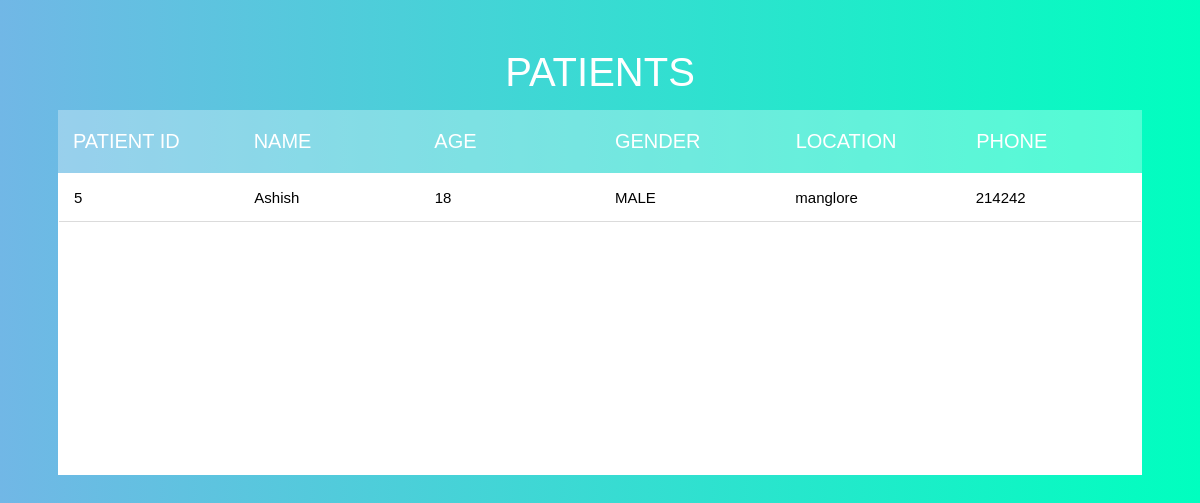
The page /PatientDisplay.php on the database as committed earlier.
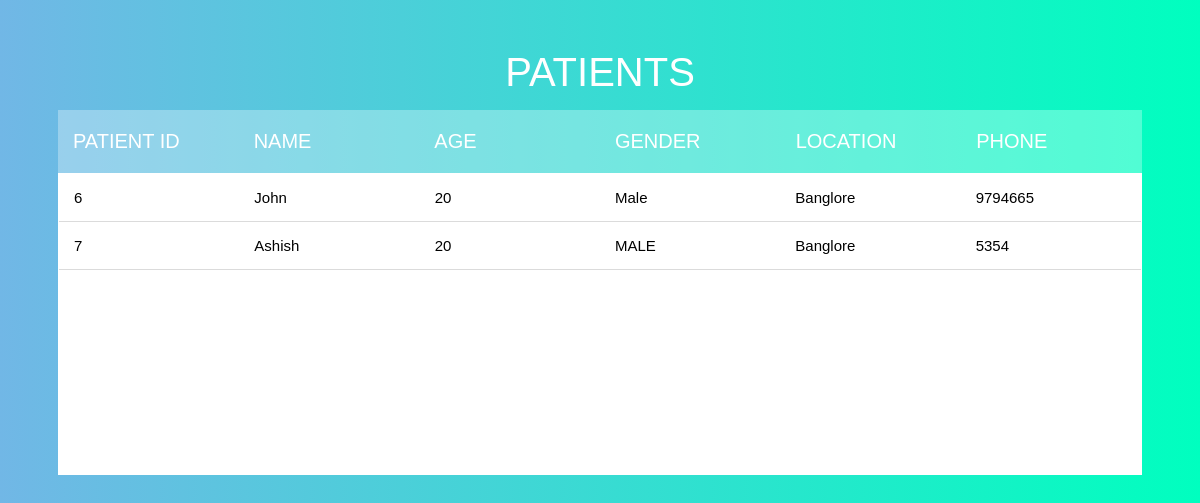
The same page on the database as committed later.
### tables this page shows
CREATE TABLE `patient` (
  `PAT_ID` int(10) NOT NULL,
  `PAT_NAME` varchar(20) NOT NULL,
  `AGE` int(10) NOT NULL,
  `GENDER` varchar(10) NOT NULL,
  `PAT_LOCATION` varchar(20) NOT NULL,
  `PHONE` int(10) NOT NULL,
  `D_ID` int(10) DEFAULT NULL,
  `P_ID` int(10) DEFAULT NULL,
  `email` varchar(100) NOT NULL,
  `password` varchar(100) NOT NULL
);

### PatientDisplay.php (the view, shortened to what this page needs)
<!DOCTYPE html>
<html lang="en">
<head>
    <link rel="stylesheet" href="https://cdnjs.cloudflare.com/ajax/libs/font-awesome/4.7.0/css/font-awesome.min.css" />
    <link rel="stylesheet" href="css/PatientDisplay.css">
</head>
<body>
    <section>
        <h1>PATIENTS</h1>
            <div class="tbl-header">
                <table cellpadding="0" cellspacing="0" border="0" >
                    <thead>
                        <tr>
                            <th>PATIENT ID</th>
                            <th>NAME</th>
                            <th>AGE</th>
                            <th>GENDER</th>
                            <th>LOCATION</th>
                            <th>PHONE</th>
                        </tr>
                    </thead>
                </table>
            </div>
    <div class="tbl-content">
        <table  cellpadding="0" cellspacing="0" border="0">
            <tbody>
            <?php
                include 'connection.php';
                $selectquery=" select  *  from  patient " ;
                $query=mysqli_query($con,$selectquery);
                while($res=mysqli_fetch_array($query))
                {
             ?>
             <tr>
                 <td> <?php  echo $res['PAT_ID'];  ?></td>
                 <td> <?php  echo $res['PAT_NAME'];  ?></td>
                 <td> <?php  echo $res['AGE'];  ?></td>
                 <td> <?php  echo $res['GENDER'];  ?></td>
                 <td> <?php  echo $res['PAT_LOCATION'];  ?></td>
                 <td> <?php  echo $res['PHONE'] ;  ?></td>
             </tr>
           <?php
                }
                 ?>
            </tbody>
        </table>
    </div>
    </section>
</body>
</html>

Rows that differ between the two databases and show on the page:
removed patient: PAT_ID "5", PAT_NAME "Ashish", AGE "18", GENDER "MALE", PAT_LOCATION "manglore", PHONE "214242"
added patient: PAT_ID "6", PAT_NAME "John", AGE "20", GENDER "Male", PAT_LOCATION "Banglore", PHONE "9794665"
added patient: PAT_ID "7", PAT_NAME "Ashish", AGE "20", GENDER "MALE", PAT_LOCATION "Banglore", PHONE "5354"
